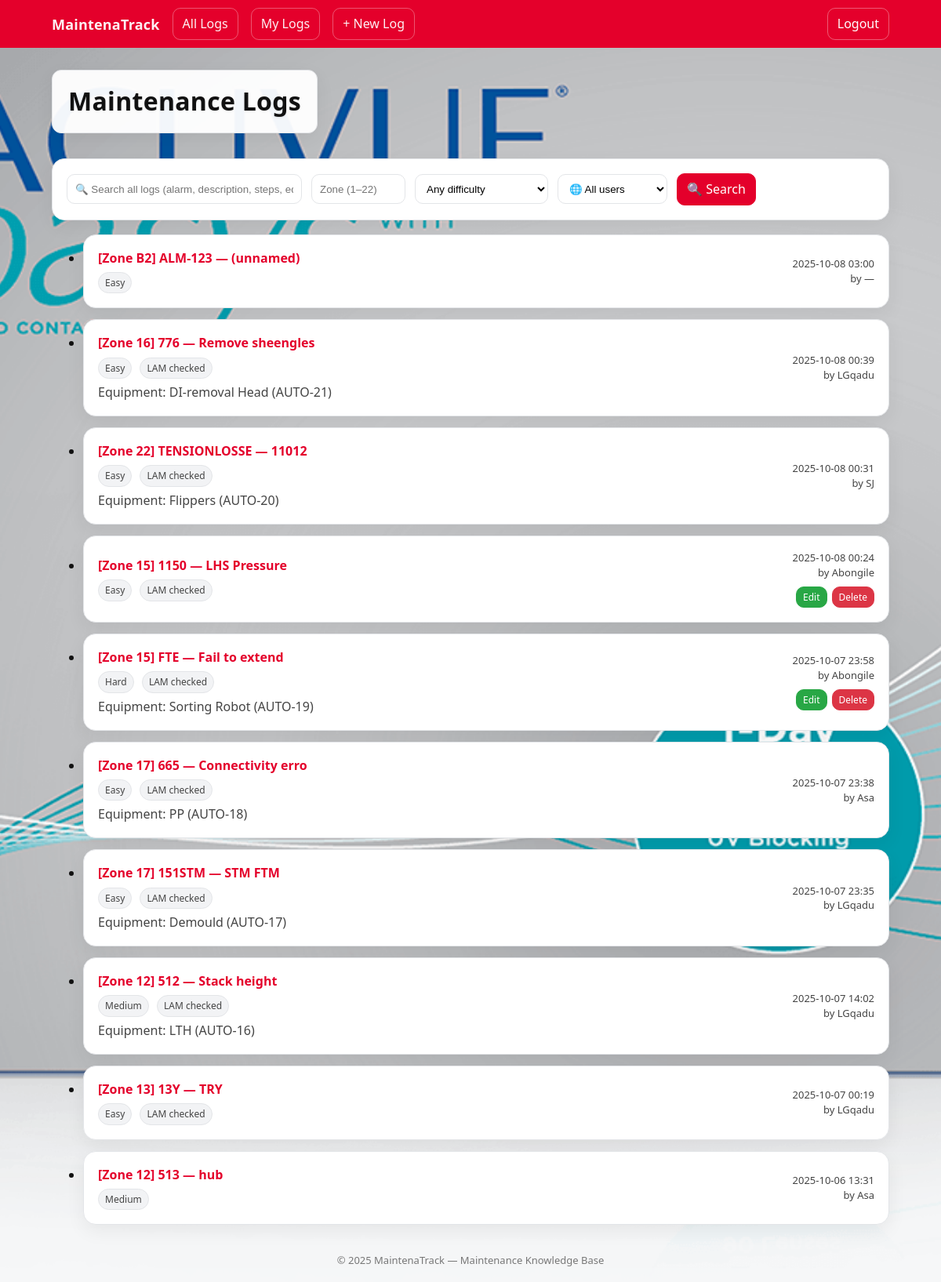
Screenshot of /logs/ (signed in) with the database file from the repository.
### maintenance/models.py (models this page shows, shortened)
class MaintenanceLog(models.Model):
    class Difficulty(models.TextChoices):
        EASY = "Easy", "Easy"
        MEDIUM = "Medium", "Medium"
        HARD = "Hard", "Hard"
    equipment = models.ForeignKey(
        Equipment,
        null=True,
        blank=True,
        on_delete=models.SET_NULL,
        related_name="logs",
        help_text="Linked asset, if applicable.",
    )
    created_by = models.ForeignKey(
        User,
        null=True,
        blank=True,
        on_delete=models.SET_NULL,
        related_name="maintenance_logs",
    )
    created_at = models.DateTimeField(auto_now_add=True)
    updated_at = models.DateTimeField(auto_now=True)
    zone = models.CharField(
        max_length=10,
        db_index=True,
        help_text="Zone identifier where the issue occurred (e.g., '1', 'A1', 'Zone-5').",
    )
    alarm_code = models.CharField(
        max_length=50,
        db_index=True,
        help_text="Alarm code - accepts numbers, letters, or mixed (e.g., '123', 'ALM-456', 'A1B2')."
    )
    alarm_name = models.CharField(max_length=150, blank=True)
    lam_checked = models.BooleanField(
        default=False,
        help_text="Line access / lockout or LAM check completed",
    )
    difficulty = models.CharField(
        max_length=10,
        choices=Difficulty.choices,
        db_index=True,
    )
    description = models.TextField(
        help_text="Problem statement and high-level approach.",
    )
    class Meta:
        ordering = ["-created_at"]
        indexes = [
            models.Index(fields=["zone", "difficulty"]),
            models.Index(fields=["alarm_code"]),
            models.Index(fields=["created_at"]),
        ]

class Equipment(models.Model):
    class Status(models.TextChoices):
        ACTIVE = "active", "Active"
        IN_SERVICE = "in_service", "In Service"
        DOWN = "down", "Down"
        RETIRED = "retired", "Retired"
    name = models.CharField(max_length=120, db_index=True)
    asset_tag = models.CharField(
        max_length=64,
        unique=True,
        blank=True,
        null=True,
        help_text="Unique asset identifier (optional on quick add).",
    )
    zone = models.CharField(
        max_length=10,
        db_index=True,
        help_text="Zone identifier for this equipment (e.g., '1', 'A1', 'Zone-5').",
    )
    location = models.CharField(
        max_length=120, blank=True, help_text="Line/Cell/Bay")
    status = models.CharField(
        max_length=16,
        choices=Status.choices,
        default=Status.ACTIVE,
        db_index=True,
    )
    description = models.TextField(blank=True)
    created_at = models.DateTimeField(auto_now_add=True)
    updated_at = models.DateTimeField(auto_now=True)
    class Meta:
        ordering = ["zone", "name"]
        constraints = [
            models.UniqueConstraint(
                fields=["name", "zone"], name="unique_equipment_name_per_zone"
            )
        ]
        indexes = [
            models.Index(fields=["zone", "status"]),
            models.Index(fields=["name"]),
        ]

### maintenance/views.py (the view, shortened to what this page needs)
# urls.py: path("logs/", views.log_list, name="log_list"),
@require_http_methods(["GET"])
def log_list(request: HttpRequest) -> HttpResponse:
    q = request.GET.get("q", "").strip()
    zone = request.GET.get("zone", "").strip()
    diff = request.GET.get("difficulty", "").strip()
    my_logs = request.GET.get("my_logs", "").strip()
    page_number = request.GET.get("page", "1")
    qs = (
        MaintenanceLog.objects
        .select_related("equipment", "created_by")
        .order_by("-created_at")
    )
    if zone:
        qs = qs.filter(zone__iexact=zone)
    if diff:
        qs = qs.filter(difficulty=diff)
    if my_logs == "true" and request.user.is_authenticated:
        qs = qs.filter(created_by=request.user)
    paginator = Paginator(qs, 10)
    page_obj = paginator.get_page(page_number)
    return render(request, "maintenance/log_list.html", {
        "page_obj": page_obj,
        "logs": page_obj.object_list,
        "q": q,
        "zone": zone,
        "difficulty": diff,
        "my_logs": my_logs,
    })

### maintenance/templates/maintenance/log_list.html (shortened to what this page needs)
{% extends "base.html" %}
{% block content %}
<h1 class="page-title">Maintenance Logs</h1>
<form method="get" class="filters card" style="gap:12px">
  <div style="display: flex; flex-wrap: wrap; gap: 12px; align-items: center;">
    <input class="input" type="text" name="q" value="{{ q }}" placeholder="🔍 Search all logs (alarm, description, steps, equipment, user)..." style="min-width: 300px; flex: 1;" />
    <input class="input" type="number" name="zone" min="1" max="22" value="{{ zone }}" placeholder="Zone (1–22)" style="width:120px" />
    <select name="difficulty" class="input" style="width:170px">
      <option value="">Any difficulty</option>
    </select>
    {% if user.is_authenticated %}
    <select name="my_logs" class="input" style="width:140px">
      <option value="">🌐 All users</option>
    </select>
    {% endif %}
    <button class="btn btn-primary" type="submit">🔍 Search</button>
  </div>
</form>
<ul class="list">
  {% for log in logs %}
    <li class="card">
      <div style="display:flex;align-items:center;gap:10px;flex-wrap:wrap;justify-content:space-between">
        <div>
          <div style="font-weight:700">
            <a href="{% url 'maintenance:log_detail' log.pk %}">
              [Zone {{ log.zone }}] {{ log.alarm_code }} — {{ log.alarm_name|default:"(unnamed)" }}
            </a>
          </div>
          <div class="chip" style="margin-top:6px">{{ log.difficulty }}</div>
          {% if log.lam_checked %}<span class="chip" style="margin-left:6px">LAM checked</span>{% endif %}
          {% if log.equipment %}
            <div style="margin-top:6px;color:var(--ink-2)">Equipment: {{ log.equipment.name }} ({{ log.equipment.asset_tag }})</div>
          {% endif %}
        </div>
        <div style="display: flex; flex-direction: column; align-items: flex-end; gap: 8px;">
          <div style="text-align:right;color:var(--ink-2);font-size:13px">
            {{ log.created_at|date:"Y-m-d H:i" }}<br>
            by {{ log.created_by|default:"—" }}
          </div>
          {% if user.is_authenticated and log.created_by == user %}
          <div style="display: flex; gap: 6px;">
            <a href="{% url 'maintenance:log_update' log.pk %}" class="btn btn-success" style="font-size: 12px; padding: 4px 8px;">
              Edit
            </a>
            <a href="{% url 'maintenance:log_delete' log.pk %}" class="btn btn-danger" style="font-size: 12px; padding: 4px 8px;">
              Delete
            </a>
          </div>
          {% endif %}
        </div>
      </div>
    </li>
  {% endfor %}
</ul>
{% endblock %}

### rows the page displays
MaintenanceLog: zone "B2", alarm_code "ALM-123", alarm_name "(unnamed)", difficulty "Easy", created_at "2025-10-08 03:00", created_by "—"
MaintenanceLog: zone "16", alarm_code "776", alarm_name "Remove sheengles", difficulty "Easy", lam_checked "LAM checked", equipment.name "DI-removal Head", equipment.asset_tag "AUTO-21", created_at "2025-10-08 00:39", created_by "LGqadu"
MaintenanceLog: zone "22", alarm_code "TENSIONLOSSE", alarm_name "11012", difficulty "Easy", lam_checked "LAM checked", equipment.name "Flippers", equipment.asset_tag "AUTO-20", created_at "2025-10-08 00:31", created_by "SJ"
MaintenanceLog: zone "15", alarm_code "1150", alarm_name "LHS Pressure", difficulty "Easy", lam_checked "LAM checked", created_at "2025-10-08 00:24", created_by "Abongile", shows "Edit"
MaintenanceLog: zone "15", alarm_code "FTE", alarm_name "Fail to extend", difficulty "Hard", lam_checked "LAM checked", equipment.name "Sorting Robot", equipment.asset_tag "AUTO-19", created_at "2025-10-07 23:58", created_by "Abongile", shows "Edit"
MaintenanceLog: zone "17", alarm_code "665", alarm_name "Connectivity erro", difficulty "Easy", lam_checked "LAM checked", equipment.name "PP", equipment.asset_tag "AUTO-18", created_at "2025-10-07 23:38", created_by "Asa"
MaintenanceLog: zone "17", alarm_code "151STM", alarm_name "STM FTM", difficulty "Easy", lam_checked "LAM checked", equipment.name "Demould", equipment.asset_tag "AUTO-17", created_at "2025-10-07 23:35", created_by "LGqadu"
MaintenanceLog: zone "12", alarm_code "512", alarm_name "Stack height", difficulty "Medium", lam_checked "LAM checked", equipment.name "LTH", equipment.asset_tag "AUTO-16", created_at "2025-10-07 14:02", created_by "LGqadu"
MaintenanceLog: zone "13", alarm_code "13Y", alarm_name "TRY", difficulty "Easy", lam_checked "LAM checked", created_at "2025-10-07 00:19", created_by "LGqadu"
MaintenanceLog: zone "12", alarm_code "513", alarm_name "hub", difficulty "Medium", created_at "2025-10-06 13:31", created_by "Asa"
